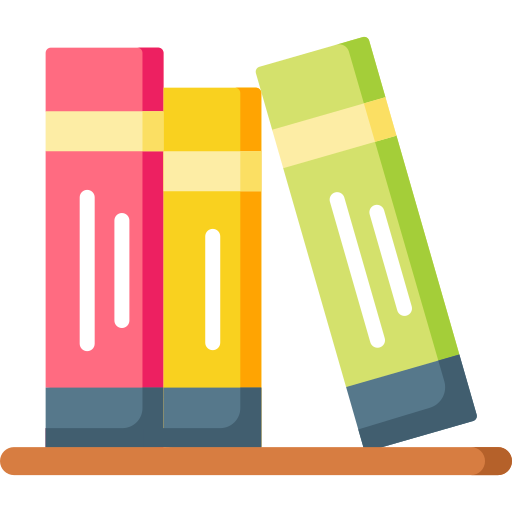
#> input picture bookshelf.png, 512 x 512 px
$ python image_resizer.py
#> lines starting #> are read from the running program, lines starting #| are printed output that depends on the picture
"""
# Install pillow if you haven't
# import pillow
# open up iamge we want to resize using python
# print current size
3specify the size we want to change it to
# save the new resized image
"""

from PIL import Image
image = Image.open("bookshelf.png")
#> image is the input picture: PIL image 512x512 RGBA; mean R, G, B, A 117.3, 92.3, 59.4, 139.7


def resize_image(width, height):
    image = Image.open("bookshelf.png")

    print(f"Current size: {image.size}")

    resized_image = image.resize((width, height))

    resized_image.save(f"komla-alex-image-resize{resized_image.size}.png")

    print(f"New size: {resized_image.size}")


width = int(input("Input new width: "))
#> the answer given: 100
height = int(input ("Enter height: "))
#> the answer given: 100

resize_image(width, height)
#| Current size: (512, 512)
#> in resize_image, `resized_image = image.resize((width, height))`:
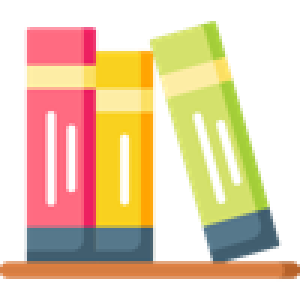
#> resized_image: PIL image 100x100 RGBA (shown 3 times larger); mean R, G, B, A 123.4, 97, 61.8, 139.6; transparent parts drawn white
#| New size: (100, 100)
